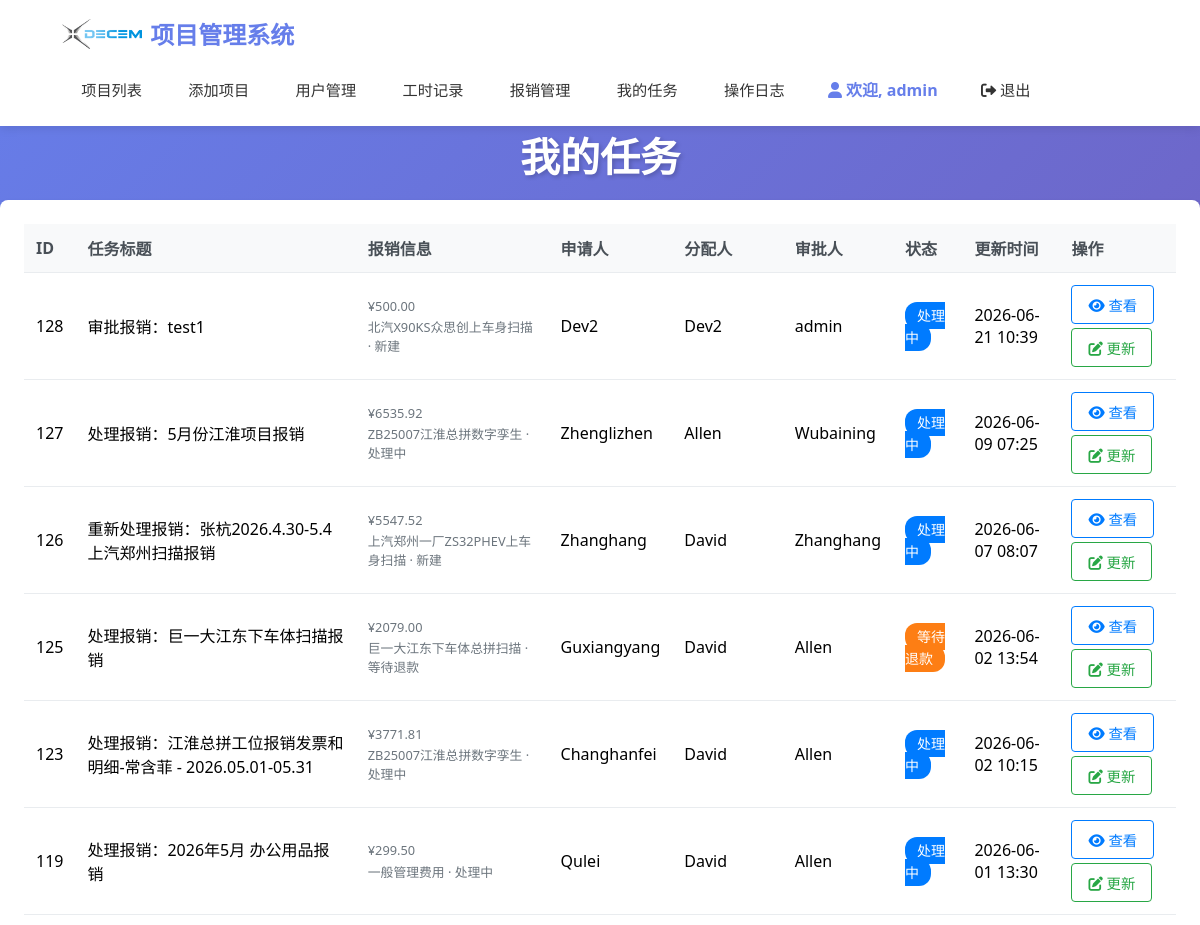
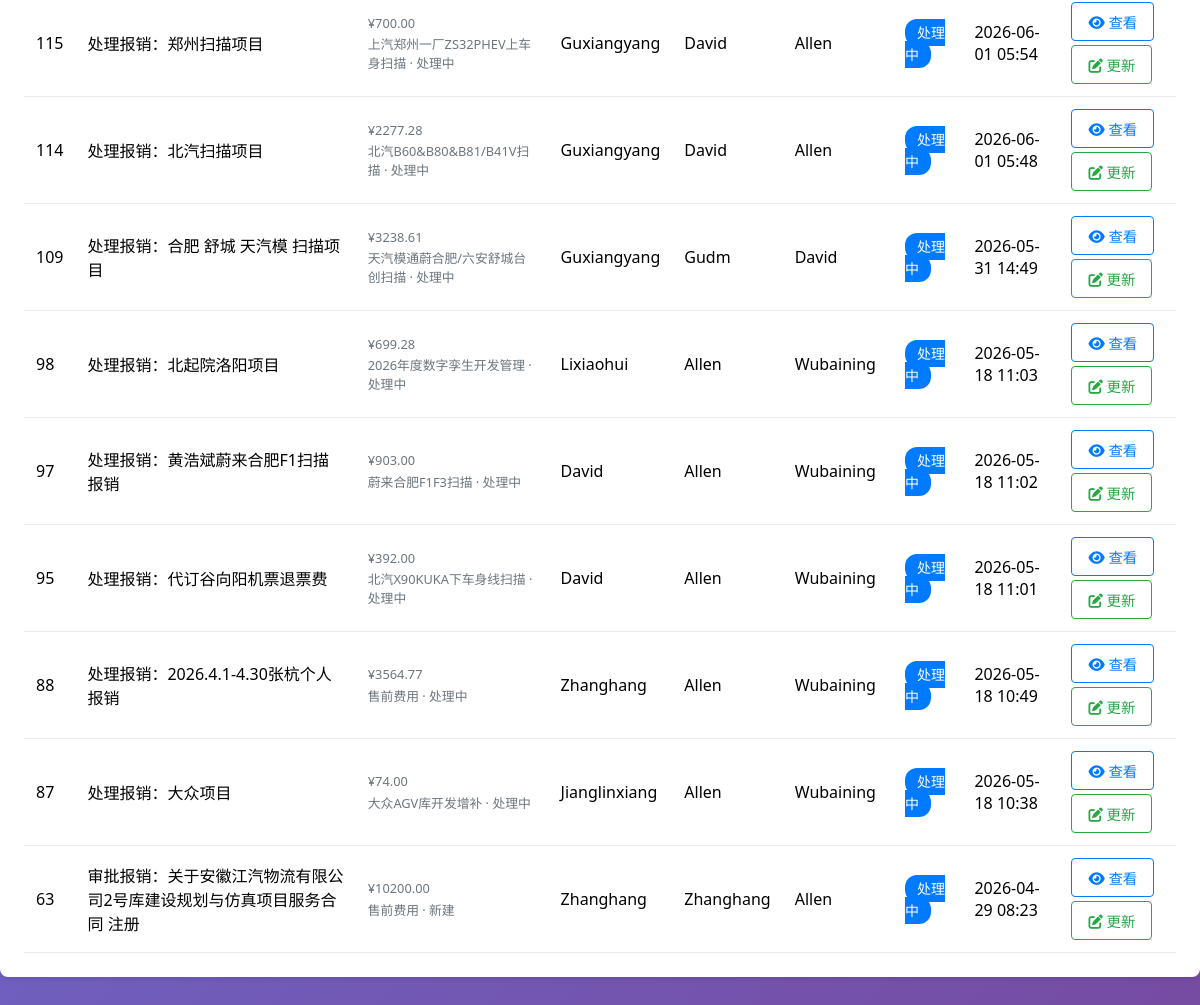
Page /tasks (signed in) on the committed database (2 pictures, top to bottom).
### models.py (models this page shows, shortened)
class User(UserMixin, db.Model):
    __tablename__ = "users"
    id = db.Column(db.Integer, primary_key=True, autoincrement=True)
    username = db.Column(db.String(80), unique=True, nullable=False)
    password_hash = db.Column(db.String(120), nullable=False)
    role = db.Column(db.String(20), nullable=False)  # 'admin', 'finance', 'developer', 'project_manager'
    created_at = db.Column(db.DateTime, default=datetime.now)
    default_hourly_rate = db.Column(db.Numeric(10, 2), nullable=True)  # 默认工时费用
    ROLE_ADMIN = 'admin'
    ROLE_FINANCE = 'finance'
    ROLE_DEVELOPER = 'developer'
    ROLE_PROJECT_MANAGER = 'project_manager'
    def is_admin(self):
        return self.role == self.ROLE_ADMIN
    def has_full_access(self):
        return self.role in [self.ROLE_ADMIN, self.ROLE_FINANCE]

class Task(db.Model):
    __tablename__ = "tasks"
    id = db.Column(db.Integer, primary_key=True, autoincrement=True)
    title = db.Column(db.String(200), nullable=False)  # 任务标题
    description = db.Column(db.Text, nullable=True)  # 任务描述
    task_type = db.Column(db.String(50), nullable=False)  # 任务类型：expense_process（报销处理）等
    assigned_to = db.Column(db.Integer, db.ForeignKey('users.id'), nullable=False)  # 审批人
    assigned_by = db.Column(db.Integer, db.ForeignKey('users.id'), nullable=False)  # 谁分配的
    expense_id = db.Column(db.Integer, db.ForeignKey('expenses.id'), nullable=True)  # 关联的报销ID
    status = db.Column(db.String(20), nullable=False, default='处理中')  # 处理中、已完成
    priority = db.Column(db.String(20), nullable=False, default='普通')  # 紧急、高、普通、低
    created_at = db.Column(db.DateTime, default=datetime.now)
    due_date = db.Column(db.DateTime, nullable=True)  # 截止日期
    completed_at = db.Column(db.DateTime, nullable=True)  # 完成时间
    STATUS_CHOICES = [
        ('处理中', '处理中'),
        ('等待退款', '等待退款'),
        ('退款完成', '退款完成'),
        ('已完成', '已完成')
    ]
    PRIORITY_CHOICES = [
        ('紧急', '紧急'),
        ('高', '高'),
        ('普通', '普通'),
        ('低', '低')
    ]
    assigned_user = db.relationship('User', foreign_keys=[assigned_to], backref=db.backref('assigned_tasks', lazy=True))
    assigner = db.relationship('User', foreign_keys=[assigned_by], backref=db.backref('created_tasks', lazy=True))
    expense = db.relationship('Expense', backref=db.backref('tasks', lazy=True, cascade='all, delete-orphan'))
    def get_status_color(self):
        status_colors = {
            '处理中': '#007bff',     # 蓝色
            '等待退款': '#fd7e14',   # 橙色
            '退款完成': '#28a745',   # 绿色
            '已完成': '#28a745'      # 绿色
        }
        return status_colors.get(self.status, '#6c757d')

class Expense(db.Model):
    __tablename__ = "expenses"
    id = db.Column(db.Integer, primary_key=True, autoincrement=True)
    user_id = db.Column(db.Integer, db.ForeignKey('users.id'), nullable=False)
    project_id = db.Column(db.Integer, db.ForeignKey('projects.id'), nullable=True)  # 可关联项目，也可以是售前费用
    title = db.Column(db.String(200), nullable=False)  # 报销标题
    expense_type = db.Column(db.String(50), nullable=False)  # 费用类型：项目费用、售前费用
    total_amount = db.Column(db.Numeric(10, 2), nullable=False)  # 总金额
    status = db.Column(db.String(20), nullable=False, default='新建')  # 状态：新建、处理中、通过
    submit_date = db.Column(db.DateTime, default=datetime.now)  # 提交日期
    approve_date = db.Column(db.DateTime, nullable=True)  # 审批日期
    approver_id = db.Column(db.Integer, db.ForeignKey('users.id'), nullable=True)  # 审批人
    approve_comment = db.Column(db.Text, nullable=True)  # 审批意见
    description = db.Column(db.Text, nullable=True)  # 报销说明
    created_at = db.Column(db.DateTime, default=datetime.now)
    EXPENSE_TYPE_CHOICES = [
        ('项目费用', '项目费用'),
        ('售前费用', '售前费用'),
        ('其他费用', '其他费用')
    ]
    STATUS_CHOICES = [
        ('新建', '新建'),
        ('处理中', '处理中'),
        ('等待退款', '等待退款'),
        ('退款完成', '退款完成'),
        ('已完成', '已完成')
    ]
    user = db.relationship('User', foreign_keys=[user_id], backref=db.backref('expenses', lazy=True))
    project = db.relationship('Project', backref=db.backref('expenses', lazy=True))
    approver = db.relationship('User', foreign_keys=[approver_id], backref=db.backref('approved_expenses', lazy=True))

class Project(db.Model):
    __tablename__ = "projects"
    id = db.Column(db.Integer, primary_key=True, autoincrement=True)
    project_number = db.Column(db.String(20), unique=True, nullable=True)  # 项目编号
    name = db.Column(db.String(200), nullable=False)
    manager = db.Column(db.String(100), nullable=False)
    start_date = db.Column(db.Date, nullable=True)
    planned_end_date = db.Column(db.Date, nullable=True)
    contract_signing_date = db.Column(db.Date, nullable=True)  # 合同签订日期
    estimated_hours = db.Column(db.Float, nullable=True)  # 预计开发工时
    contract_amount = db.Column(db.Numeric(14, 2), nullable=True)
    status = db.Column(db.String(20), nullable=False, default='启动中')  # 项目状态
    payment_method = db.Column(db.String(50), nullable=True)  # 付款方式
    acceptance_date = db.Column(db.Date, nullable=True)  # 验收日期
    settlement_date = db.Column(db.Date, nullable=True)  # 结算日期
    invoice_stage = db.Column(db.String(20), nullable=True, default='未开')  # 当前发票开具阶段
    invoice_date = db.Column(db.Date, nullable=True)  # 开票日期
    invoice_amount = db.Column(db.Numeric(14, 2), nullable=True)  # 发票金额(含税)
    invoice_file = db.Column(db.String(500), nullable=True)  # 发票文件路径
    invoice_notes = db.Column(db.Text, nullable=True)  # 开票备注
    contract_amount_with_tax = db.Column(db.Numeric(14, 2), nullable=True)  # 合同金额含税
    contract_amount_without_tax = db.Column(db.Numeric(14, 2), nullable=True)  # 合同金额
    payment_received = db.Column(db.Numeric(14, 2), nullable=True)  # 回款金额(含税)
    remaining_amount = db.Column(db.Numeric(14, 2), nullable=True)  # 剩余金额
    project_type = db.Column(db.String(50), nullable=True)  # 项目类型
    customer_name = db.Column(db.String(200), nullable=True)  # 客户名称
    final_customer = db.Column(db.String(200), nullable=True)  # 最终客户
    po_number = db.Column(db.String(100), nullable=True)  # PO号
    contract_file = db.Column(db.String(500), nullable=True)  # 合同文件路径
    created_at = db.Column(db.DateTime, default=datetime.now)
    outsourcing_cost = db.Column(db.Numeric(10, 2), default=0)  # 外包费用(含税)
    outsourcing_cost_without_tax = db.Column(db.Numeric(10, 2), default=0)  # 外包费用(不含税)
    supplier_name = db.Column(db.String(200), nullable=True)  # 供应商名称
    supplier_invoice_issued = db.Column(db.Boolean, default=False)  # 供应商发票是否开具
    supplier_pending_amount = db.Column(db.Numeric(10, 2), default=0)  # 供应商待付金额(不含税)
    outsourcing_cost_notes = db.Column(db.Text)  # 外包费用备注
    indirect_cost = db.Column(db.Numeric(10, 2), default=0)  # 间接成本
    indirect_cost_notes = db.Column(db.Text)  # 间接成本备注
    stage_payment_notes = db.Column(db.Text)  # 阶段付款备注
    payment_amount_notes = db.Column(db.Text)  # 回款金额备注
    invoice_amount_issued = db.Column(db.Numeric(14, 2), default=0)  # 已开发票金额
    current_invoice_amount = db.Column(db.Numeric(14, 2), default=0)  # 当前发票金额
    accounts_receivable = db.Column(db.Numeric(14, 2), default=0)  # 应收账款
    area = db.Column(db.Numeric(10, 2), nullable=True)  # 面积
    unit_price = db.Column(db.Numeric(10, 2), nullable=True)  # 单价
    values = db.relationship('ProjectCustomFieldValue', backref='project', lazy='dynamic', cascade='all, delete-orphan')
    invoice_files = db.relationship('InvoiceFile', backref='project', lazy=True, cascade='all, delete-orphan')
    STATUS_CHOICES = [
        ('启动中', '启动中'),
        ('进行中', '进行中'),
        ('暂停', '暂停'),
        ('验收中', '验收中'),
        ('验收待回款', '验收待回款'),
        ('结算', '结算')
    ]
    PAYMENT_METHOD_CHOICES = [
        ('验收后全款', '验收后全款'),
        ('分阶段付款（3/5/2）', '分阶段付款（3/5/2）'),
        ('分阶段付款（3/6/1）', '分阶段付款（3/6/1）'),
        ('分阶段付款（3/4/3）', '分阶段付款（3/4/3）'),
        ('分阶段付款（5/5）', '分阶段付款（5/5）'),
        ('分阶段付款（3/7）', '分阶段付款（3/7）'),
        ('分阶段付款（4/6）', '分阶段付款（4/6）'),
        ('按小时付款', '按小时付款')
    ]
    PROJECT_TYPE_CHOICES = [
        ('物流仿真', '物流仿真'),
        ('机器人仿真', '机器人仿真'),
        ('工艺规划', '工艺规划'),
        ('物流规划', '物流规划'),
        ('动画', '动画'),
        ('激光扫描', '激光扫描'),
        ('数字孪生', '数字孪生'),
        ('虚拟调试', '虚拟调试')
    ]
    INVOICE_STAGE_CHOICES = [
        ('未开', '未开'),
        ('预付款', '预付款'),
        ('第二阶段', '第二阶段'),
        ('第三阶段', '第三阶段'),
        ('第四阶段', '第四阶段'),
        ('尾款', '尾款')
    ]

### app.py (the view, shortened to what this page needs)
@app.route("/tasks")
@login_required
def task_list():
    if current_user.is_admin():
        tasks = Task.query.filter(
            Task.status.in_(['处理中', '等待退款'])
        ).order_by(Task.created_at.desc()).all()
        tasks = [t for t in tasks if not (t.task_type == 'expense_process' and (not t.expense_id or not db.session.get(Expense, t.expense_id)))]
    elif current_user.is_finance():
        tasks = Task.query.filter(
            Task.status.in_(['处理中', '等待退款'])
        ).order_by(Task.created_at.desc()).all()
        tasks = [t for t in tasks if not (t.task_type == 'expense_process' and (not t.expense_id or not db.session.get(Expense, t.expense_id)))]
    else:
        tasks = Task.query.filter(
            Task.assigned_to == current_user.id,
            Task.status.in_(['处理中', '等待退款'])
        ).order_by(Task.created_at.desc()).all()
        tasks = [t for t in tasks if not (t.task_type == 'expense_process' and (not t.expense_id or not db.session.get(Expense, t.expense_id)))]
    return render_template("task_list.html", tasks=tasks)

### templates/task_list.html (shortened to what this page needs)
{% extends "base.html" %}
{% block content %}
<h1 class="page-title" style="margin-bottom: 1rem;">我的任务</h1>
{% if tasks %}
    <div class="card">
        <div class="table-responsive">
            <table class="table">
                <thead>
                    <tr>
                        <th>ID</th>
                        <th>任务标题</th>
                        <th>报销信息</th>
                        <th>申请人</th>
                        <th>分配人</th>
                        <th>审批人</th>
                        <th>状态</th>
                        <th>更新时间</th>
                        <th>操作</th>
                    </tr>
                </thead>
                <tbody>
                    {% for task in tasks %}
                    <tr>
                        <td>{{ task.id }}</td>
                        <td>{{ task.title }}</td>
                        <td>
                            {% if task.expense %}
                                <div class="expense-info">
                                    <div class="expense-meta">¥{{ "%.2f"|format(task.expense.total_amount) }}</div>
                                    <div class="expense-meta">
                                        {% if task.expense.project %}
                                            {{ task.expense.project.name }}
                                        {% else %}
                                            售前/其他
                                        {% endif %}
                                        · {{ task.expense.status }}
                                    </div>
                                </div>
                            {% else %}
                                <span class="text-muted">无</span>
                            {% endif %}
                        </td>
                        <td>
                            {% if task.expense and task.expense.user %}
                                {{ task.expense.user.username }}
                            {% else %}
                                {{ task.assigner.username }}
                            {% endif %}
                        </td>
                        <td>{{ task.assigner.username }}</td>
                        <td>{{ task.assigned_user.username }}</td>
                        <td>
                            <span class="status-badge" style="background-color: {{ task.get_status_color() }};">
                                {{ task.status }}
                            </span>
                        </td>
                        <td>{{ task.completed_at.strftime('%Y-%m-%d %H:%M') if task.completed_at else task.created_at.strftime('%Y-%m-%d %H:%M') }}</td>
                        <td>
                            <div class="btn-group">
                                <a href="{{ url_for('task_detail', task_id=task.id) }}"
                                   class="btn btn-sm btn-outline-primary">
                                    <i class="fas fa-eye"></i> 查看
                                </a>
                                {% if (task.assigned_to == current_user.id or current_user.is_admin()) and task.status != '已完成' and task.status != '拒绝' %}
                                    <a href="{{ url_for('task_update', task_id=task.id) }}"
                                       class="btn btn-sm btn-outline-success">
                                        <i class="fas fa-edit"></i> 更新
                                    </a>
                                {% endif %}
                            </div>
                        </td>
                    </tr>
                    {% endfor %}
                </tbody>
            </table>
        </div>
    </div>
{% endif %}
{% endblock %}

### templates/base.html (shortened to what this page needs)
<!DOCTYPE html>
<html lang="zh-CN">
<head>
    <link rel="stylesheet" href="{{ url_for('static', filename='style.css') }}">
    <link rel="stylesheet" href="https://cdnjs.cloudflare.com/ajax/libs/font-awesome/6.0.0/css/all.min.css">
</head>
<body>
        <header class="header">
            <div class="header-content">
                <a href="{{ url_for('index') }}" class="logo">
                    <img src="{{ url_for('static', filename='DEME.png') }}" alt="十致项目管理系统" style="height: 30px;"> 项目管理系统
                </a>
                <nav class="nav">
                    {% if current_user.is_authenticated %}
                        {% if current_user.has_full_access() %}
                            <a href="{{ url_for('index') }}">项目列表</a>
                            <a href="{{ url_for('create_project') }}">添加项目</a>
                            <a href="{{ url_for('user_list') }}">用户管理</a>
                            <a href="{{ url_for('worklog_list') }}">工时记录</a>
                            <a href="{{ url_for('expense_list') }}">报销管理</a>
                            <a href="{{ url_for('task_list') }}">我的任务</a>
                            <a href="{{ url_for('operation_logs') }}" class="nav-link">操作日志</a>
                        {% elif current_user.is_project_manager() %}
                            <a href="{{ url_for('index') }}">我的项目</a>
                            <a href="{{ url_for('worklog_list') }}">工时记录</a>
                            <a href="{{ url_for('expense_list') }}">报销记录</a>
                            <a href="{{ url_for('task_list') }}">我的任务</a>
                        {% endif %}
                        <span><i class="fas fa-user"></i> 欢迎, {{ current_user.username }}</span>
                        <a href="{{ url_for('logout') }}"><i class="fas fa-sign-out-alt"></i> 退出</a>
                    {% endif %}
                </nav>
            </div>
        </header>
    <div class="cibtauber">
        <main class="main-content">
            {% block content %}{% endblock %}
        </main>
    </div>
</body>
</html>

### rows in the picture
User: username "admin"
Task: id "128", title "审批报销：test1", expense.project.name "北汽X90KS众思创上车身扫描", expense.status "新建", expense.user.username "Dev2", assigner.username "Dev2", assigned_user.username "admin", status "处理中", completed_at "2026-06-21 10:39"
Expense: expense.total_amount "500.00"
Task: id "127", title "处理报销：5月份江淮项目报销", expense.project.name "ZB25007江淮总拼数字孪生", expense.status "处理中", expense.user.username "Zhenglizhen", assigner.username "Allen", assigned_user.username "Wubaining", status "处理中", completed_at "2026-06-09 07:25"
Expense: expense.total_amount "6535.92"
Task: id "126", title "重新处理报销：张杭2026.4.30-5.4上汽郑州扫描报销", expense.project.name "上汽郑州一厂ZS32PHEV上车身扫描", expense.status "新建", expense.user.username "Zhanghang", assigner.username "David", assigned_user.username "Zhanghang", status "处理中", completed_at "2026-06-07 08:07"
Expense: expense.total_amount "5547.52"
Task: id "125", title "处理报销：巨一大江东下车体扫描报销", expense.project.name "巨一大江东下车体总拼扫描", expense.status "等待退款", expense.user.username "Guxiangyang", assigner.username "David", assigned_user.username "Allen", status "等待退款", completed_at "2026-06-02 13:54"
Expense: expense.total_amount "2079.00"
Task: id "123", title "处理报销：江淮总拼工位报销发票和明细-常含菲 - 2026.05.01-05.31", expense.project.name "ZB25007江淮总拼数字孪生", expense.status "处理中", expense.user.username "Changhanfei", assigner.username "David", assigned_user.username "Allen", status "处理中", completed_at "2026-06-02 10:15"
Expense: expense.total_amount "3771.81"
Task: id "119", title "处理报销：2026年5月 办公用品报销", expense.project.name "一般管理费用", expense.status "处理中", expense.user.username "Qulei", assigner.username "David", assigned_user.username "Allen", status "处理中", completed_at "2026-06-01 13:30"
Expense: expense.total_amount "299.50"
Task: id "115", title "处理报销：郑州扫描项目", expense.project.name "上汽郑州一厂ZS32PHEV上车身扫描", expense.status "处理中", expense.user.username "Guxiangyang", assigner.username "David", assigned_user.username "Allen", status "处理中", completed_at "2026-06-01 05:54"
Expense: expense.total_amount "700.00"
Task: id "114", title "处理报销：北汽扫描项目", expense.project.name "北汽B60&B80&B81/B41V扫描", expense.status "处理中", expense.user.username "Guxiangyang", assigner.username "David", assigned_user.username "Allen", status "处理中", completed_at "2026-06-01 05:48"
Expense: expense.total_amount "2277.28"
Task: id "109", title "处理报销：合肥 舒城 天汽模 扫描项目", expense.project.name "天汽模通蔚合肥/六安舒城台创扫描", expense.status "处理中", expense.user.username "Guxiangyang", assigner.username "Gudm", assigned_user.username "David", status "处理中", completed_at "2026-05-31 14:49"
Expense: expense.total_amount "3238.61"
Task: id "98", title "处理报销：北起院洛阳项目", expense.project.name "2026年度数字孪生开发管理", expense.status "处理中", expense.user.username "Lixiaohui", assigner.username "Allen", assigned_user.username "Wubaining", status "处理中", completed_at "2026-05-18 11:03"
Expense: expense.total_amount "699.28"
Task: id "97", title "处理报销：黄浩斌蔚来合肥F1扫描报销", expense.project.name "蔚来合肥F1F3扫描", expense.status "处理中", expense.user.username "David", assigner.username "Allen", assigned_user.username "Wubaining", status "处理中", completed_at "2026-05-18 11:02"
Expense: expense.total_amount "903.00"
Task: id "95", title "处理报销：代订谷向阳机票退票费", expense.project.name "北汽X90KUKA下车身线扫描", expense.status "处理中", expense.user.username "David", assigner.username "Allen", assigned_user.username "Wubaining", status "处理中", completed_at "2026-05-18 11:01"
Expense: expense.total_amount "392.00"
Task: id "88", title "处理报销：2026.4.1-4.30张杭个人报销", expense.project.name "售前费用", expense.status "处理中", expense.user.username "Zhanghang", assigner.username "Allen", assigned_user.username "Wubaining", status "处理中", completed_at "2026-05-18 10:49"
Expense: expense.total_amount "3564.77"
Task: id "87", title "处理报销：大众项目", expense.project.name "大众AGV库开发增补", expense.status "处理中", expense.user.username "Jianglinxiang", assigner.username "Allen", assigned_user.username "Wubaining", status "处理中", completed_at "2026-05-18 10:38"
Expense: expense.total_amount "74.00"
Task: id "63", title "审批报销：关于安徽江汽物流有限公司2号库建设规划与仿真项目服务合同 注册", expense.project.name "售前费用", expense.status "新建", expense.user.username "Zhanghang", assigner.username "Zhanghang", assigned_user.username "Allen", status "处理中", completed_at "2026-04-29 08:23"
Expense: expense.total_amount "10200.00"
